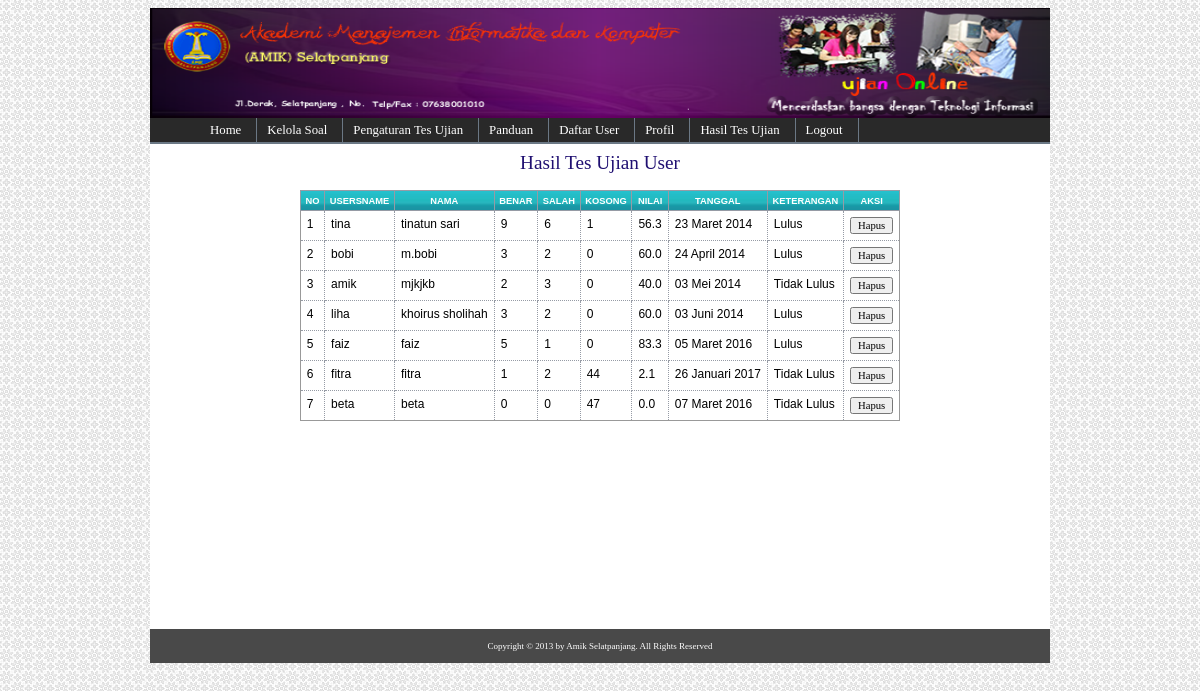
/adminweb/media.php?module=hasilujian (signed in), run on the app's committed database.
### tables this page shows
CREATE TABLE IF NOT EXISTS `tbl_nilai` (
  `id_nilai` int(7) NOT NULL AUTO_INCREMENT,
  `id_user` int(5) NOT NULL,
  `benar` varchar(20) NOT NULL,
  `salah` varchar(20) NOT NULL,
  `kosong` varchar(20) NOT NULL,
  `score` varchar(20) NOT NULL,
  `tanggal` date NOT NULL,
  `keterangan` varchar(30) NOT NULL,
  PRIMARY KEY (`id_nilai`)
);

CREATE TABLE IF NOT EXISTS `tbl_user` (
  `id_user` int(11) NOT NULL AUTO_INCREMENT,
  `username` varchar(40) NOT NULL,
  `password` varchar(40) NOT NULL,
  `nama` text NOT NULL,
  `tgl_lahir` varchar(30) NOT NULL,
  `jk` varchar(20) NOT NULL,
  `agama` varchar(40) NOT NULL,
  `kwgn` varchar(40) NOT NULL,
  `nama_ayah` varchar(40) NOT NULL,
  `nama_ibu` varchar(40) NOT NULL,
  `pekerjaan_ayah` varchar(40) NOT NULL,
  `pekerjaan_ibu` varchar(40) NOT NULL,
  `sekolah_asal` varchar(50) NOT NULL,
  `telp` varchar(13) NOT NULL,
  `alamat` text NOT NULL,
  `statusaktif` enum('Y','N') NOT NULL DEFAULT 'Y',
  PRIMARY KEY (`id_user`)
);

### config/fungsi_indotgl.php (called while the page is built, shortened)
<?php
	function tgl_indo($tgl){
			$tanggal = substr($tgl,8,2);
			$bulan = getBulan(substr($tgl,5,2));
			$tahun = substr($tgl,0,4);
			return $tanggal.' '.$bulan.' '.$tahun;
	}
	function getBulan($bln){
				switch ($bln){
					case 1:
						return "Januari";
						break;
					case 3:
						return "Maret";
						break;
					case 4:
						return "April";
						break;
					case 5:
						return "Mei";
						break;
					case 6:
						return "Juni";
						break;
				}
			}
?>

### adminweb/modul/mod_hasilujian/hasilujian.php (the view)
<?php
$aksi="modul/mod_hasilujian/aksi_hasilujian.php";
switch($_GET[act]){
  default:
      $tampil = mysql_query("SELECT * FROM tbl_nilai,tbl_user WHERE tbl_nilai.id_user=tbl_user.id_user");
      echo "<h2>Hasil Tes Ujian User</h2>
    		<table>
          <tr><th>no</th><th>Usersname</th><th>Nama</th><th>Benar</th><th>Salah</th><th>Kosong</th><th>Nilai</th><th>Tanggal</th><th>Keterangan</th><th>aksi</th></tr>";
    $no=1;
    while ($r=mysql_fetch_array($tampil)){
		$tgl = tgl_indo($r[tanggal]);
       echo "<tr><td>$no</td>
             <td>$r[username]</td>
	          <td>$r[nama]</td>
	          <td>$r[benar]</td>
			  <td>$r[salah]</td>
			  <td>$r[kosong]</td>
			  <td>$r[score]</td>
			  <td>$tgl</td>
			  <td>$r[keterangan]</td>
	 <td><input type=button value='Hapus' onclick=\"window.location.href='$aksi?module=hasilujian&act=hapus&id=$r[id_nilai]';\">
	 </td>
      </tr>";
      $no++;
    }
    echo "</table><br/><br/><br/><br/><br/><br/><br/><br/><br/><br/>";
    break;
}
?>

### adminweb/style.css (style rules this page uses)
body { font-family: Tahoma; background:url('images/page_bg.jpg'); text-align: center; }
h2 { font: normal 120% Georgia; color: #1f0f71; background-color: transparent; }
table { font-family: Verdana, Arial, Helvetica, sans-serif; font-size: 9pt; border-width: 1px; border-style: solid; border-color: #999999; border-collapse: collapse; margin: 10px 0px; }
th { color: #FFFFFF; font-size: 7pt; text-transform: uppercase; text-align: center; padding: 0.5em; border-width: 1px; border-style: solid; border-color: #969BA5; border-collapse: collapse; background:url(../css/images/bg_menutop.jpg); }
td { padding: 0.5em; vertical-align: top; border-width: 1px; border-style: dotted; border-color: #969BA5; border-collapse: collapse; }
input,textarea,select { font-family: Tahoma; font-size: 8pt; }

### data on the page
tbl_nilai: id_user.username "tina", id_user.nama "tinatun sari", benar "9", salah "6", kosong "1", score "56.3", tanggal "23 Maret 2014", keterangan "Lulus"
tbl_nilai: id_user.username "bobi", id_user.nama "m.bobi", benar "3", salah "2", kosong "0", score "60.0", tanggal "24 April 2014", keterangan "Lulus"
tbl_nilai: id_user.username "amik", id_user.nama "mjkjkb", benar "2", salah "3", kosong "0", score "40.0", tanggal "03 Mei 2014", keterangan "Tidak Lulus"
tbl_nilai: id_user.username "liha", id_user.nama "khoirus sholihah", benar "3", salah "2", kosong "0", score "60.0", tanggal "03 Juni 2014", keterangan "Lulus"
tbl_nilai: id_user.username "faiz", id_user.nama "faiz", benar "5", salah "1", kosong "0", score "83.3", tanggal "05 Maret 2016", keterangan "Lulus"
tbl_nilai: id_user.username "fitra", id_user.nama "fitra", benar "1", salah "2", kosong "44", score "2.1", tanggal "26 Januari 2017", keterangan "Tidak Lulus"
tbl_nilai: id_user.username "beta", id_user.nama "beta", benar "0", salah "0", kosong "47", score "0.0", tanggal "07 Maret 2016", keterangan "Tidak Lulus"
